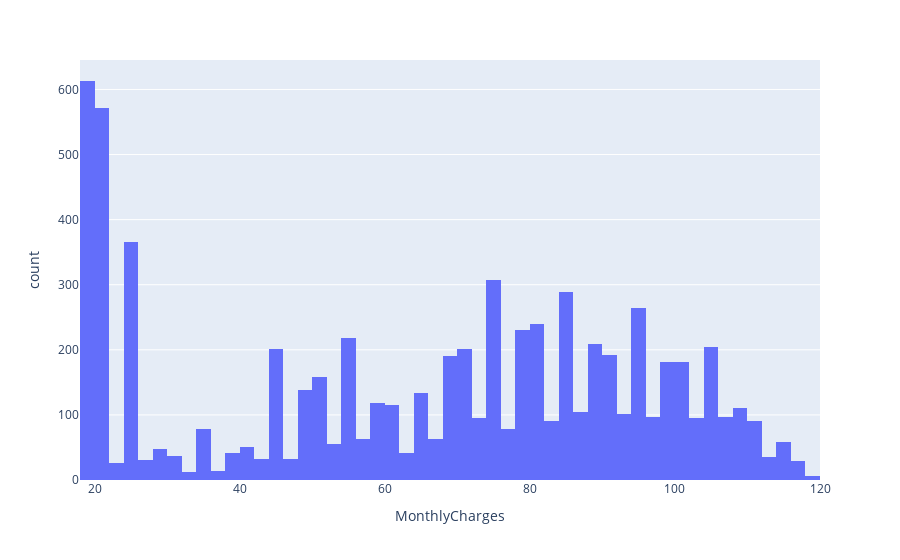

Notebook cell for this chart:
### Code cell
# Histogram Of Monthly Charges
px.histogram(df,'MonthlyCharges')

### Figure 1 — Plotly figure (JSON) as saved in the notebook; plotly's stock layout.template omitted (floating-point values rounded to 4 significant figures; data arrays with more than 128 entries replaced by an {"elided": "..."} marker saying what was removed)
{"data": [{"alignmentgroup": "True", "bingroup": "x", "hovertemplate": "MonthlyCharges=%{x}<br>count=%{y}<extra></extra>", "legendgroup": "", "marker": {"color": "#636efa", "pattern": {"shape": ""}}, "name": "", "offsetgroup": "", "orientation": "v", "showlegend": false, "type": "histogram", "x": {"elided": "7043 float values"}, "xaxis": "x", "yaxis": "y"}], "layout": {"barmode": "relative", "legend": {"tracegroupgap": 0}, "margin": {"t": 60}, "xaxis": {"anchor": "y", "domain": [0, 1], "title": {"text": "MonthlyCharges"}}, "yaxis": {"anchor": "x", "domain": [0, 1], "title": {"text": "count"}}}}
